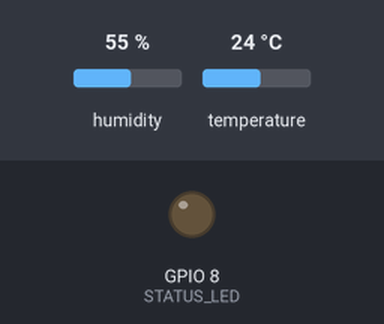
Recording of a sketch running on a simulated ESP32-C3. On the bench: output pins drawn as LEDs (lit = HIGH). The inputs (shaded band) are chosen by the test bench; at power-on: humidity 55 %, temperature 24 °C. WiFi joins after 1.5 s; servers stay silent unless stated; no MQTT or app messages arrive unless stated; what the sketch prints to the serial monitor is not drawn.

Above: at 4.0 s.
At 9.0 s:
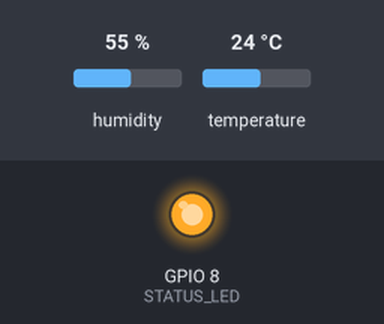
Timing chart, 0 to 14.6 s (numbered marks = the images above):
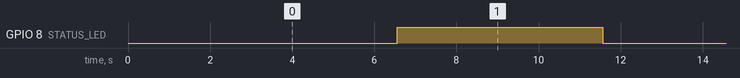

Measured:
- by itself, GPIO 8 (STATUS_LED): alternates HIGH for 5.0 s and LOW for 5.0 s

The sketch:

esp32_c3_supermini_bme280.ino
```cpp
#include <WiFi.h>
#include <WiFiClient.h>
#include <Wire.h>
#include <Adafruit_Sensor.h>
#include <Adafruit_BME280.h>
#include <MQTT.h>
#include "config.h"

// board: ESP-32 C3 supermini (ESP32C3 Dev Module)

static TwoWire I2CBME(0);
static Adafruit_BME280 Bme280;

static bool SensorDetected = false ;

// MQTT client instance
static MQTTClient MQclient;
static WiFiClient Net;

static const char *HATempDiscovery = "\
{\
	\"name\": \"Loft temperature\",\
	\"state_topic\": \"loft-climate/temperature\",\
	\"device_class\": \"temperature\",\
  \"unit_of_measurement\": \"°C\",\
	\"suggested_display_precision\": 1,\
	\"platform\": \"sensor\",\
	\"expire_after\": 300, \
  \"unique_id\": \"esp_loft_climate_temperature\" \
}" ;

static const char *HAHumidityDiscovery = "\
{\
	\"name\": \"Loft humidity\",\
	\"state_topic\": \"loft-climate/humidity\",\
	\"device_class\": \"humidity\",\
  \"unit_of_measurement\": \"%\",\
	\"suggested_display_precision\": 1,\
	\"platform\": \"sensor\",\
	\"expire_after\": 300, \
  \"unique_id\": \"esp_loft_climate_humidity\" \
}" ;

static void BrokerConnect(void)
{
  // connect to MQTT broker
  Serial.println("Connecting to broker");
  MQclient.begin(MQTT_BROKER,Net) ;
  while(!MQclient.connect("house-loft-climate-pub"))
  {
    delay(500);
    Serial.print(F("."));
  }
}

void setup()
{
  IPAddress LocalIp ;

  Serial.begin(115200);

  Serial.println("Connecting to WiFi");
  WiFi.mode(WIFI_STA);
  WiFi.begin(SSID1, PWD1);
  // workaround https://forum.arduino.cc/t/no-wifi-connect-with-esp32-c3-super-mini/1324046/12
  WiFi.setTxPower(WIFI_POWER_8_5dBm);
  while (WiFi.status() != WL_CONNECTED)
  {
    delay(500);
    Serial.print(F("."));
  }
  LocalIp = WiFi.localIP();
  Serial.println(F("WiFi connected"));
  Serial.println(LocalIp);

  I2CBME.begin(I2C_SDA, I2C_SCL, 100000);
  SensorDetected = Bme280.begin(IC2_SENSOR_ADDR,&I2CBME) ;

  if ( SensorDetected )
  {
    // connect to MQTT broker
    BrokerConnect() ;

    // publish HA auto-discovery topics for the sensor
    MQclient.publish("homeassistant/sensor/loft-climate/temperature/config",HATempDiscovery,true,0) ;
    MQclient.publish("homeassistant/sensor/loft-climate/humidity/config",HAHumidityDiscovery,true,0) ;

    Serial.println("Setup done");

    pinMode(STATUS_LED, OUTPUT);
    digitalWrite(STATUS_LED, LOW);
  }
  else
    Serial.println("Failed to detect sensor");
}

void loop()
{
  // Wait a few seconds between measurements.
  delay(5000);

  // check wifi still connected
  if (WiFi.status() != WL_CONNECTED)
  {
    Serial.println("Lost Wifi connection, attempting reconnect");
    MQclient.disconnect() ;
    WiFi.disconnect();
    WiFi.reconnect();
    while (WiFi.status() != WL_CONNECTED)
    {
      uint32_t Retries = 20 ;

      delay(500);
      Serial.print(F("."));

      Retries-- ;
      if ( !Retries )
      {
        Serial.println("Failed to reconnect to Wifi, restarting board...") ;
        ESP.restart() ;
      }
    }
  }

  float Humidity = Bme280.readHumidity();
  // Read temperature as Celsius (the default)
  float Temperature = Bme280.readTemperature();

  // can sometimes read stupid values so attempt to recover
  // by resetting the device
  if ( Temperature > 70 )
  {
    Serial.println("Detected stupid reading, attempting re-init to recover") ;
    Bme280.init() ;
    SensorDetected = Bme280.begin(IC2_SENSOR_ADDR,&I2CBME) ;
    if ( !SensorDetected )
    {
      Serial.println("Failed to detect sensor after reset, resetting board") ;
      ESP.restart() ;
    }
    return ;
  }

  Serial.printf("Temp: %f\n",Temperature);
  Serial.printf("Humidity: %f\n",Humidity);

  // publish data
  if ( !MQclient.connected())
  {
    Serial.println("Lost connection to broker, re-connecting") ;
    BrokerConnect() ;
  }

  String TempBuf(Temperature) ;
  String HumidityBuf(Humidity) ;

  // publish to MQTT broker
  bool Success = MQclient.publish("loft-climate/temperature",TempBuf,false,1) ;
  Success&=MQclient.publish("loft-climate/humidity",HumidityBuf,false,1) ;
  if ( Success )
  {
    // toggle status LED on successful update
    if ( digitalRead(STATUS_LED)==LOW)
      digitalWrite(STATUS_LED, HIGH);
    else
      digitalWrite(STATUS_LED, LOW);
  }
  else
  {
    // force a reconnect next time round
    MQclient.disconnect() ;
    Serial.println("Failed to publish one or messages") ;
  }

}
```

config.h
```cpp
#ifndef CONFIG_H

#define CONFIG_H

// wifi settings
#define SSID1 "your-wifi-ssid"
#define PWD1 "your-wifi-password"

// MQTT broker
#define MQTT_BROKER "monolith.onasticksoftware.net"

// I2C pins for the sensor
#define I2C_SCL 1
#define I2C_SDA 0

// I2C device addr
#define IC2_SENSOR_ADDR 0x76

// status LED pin
#define STATUS_LED 8

#endif
```
